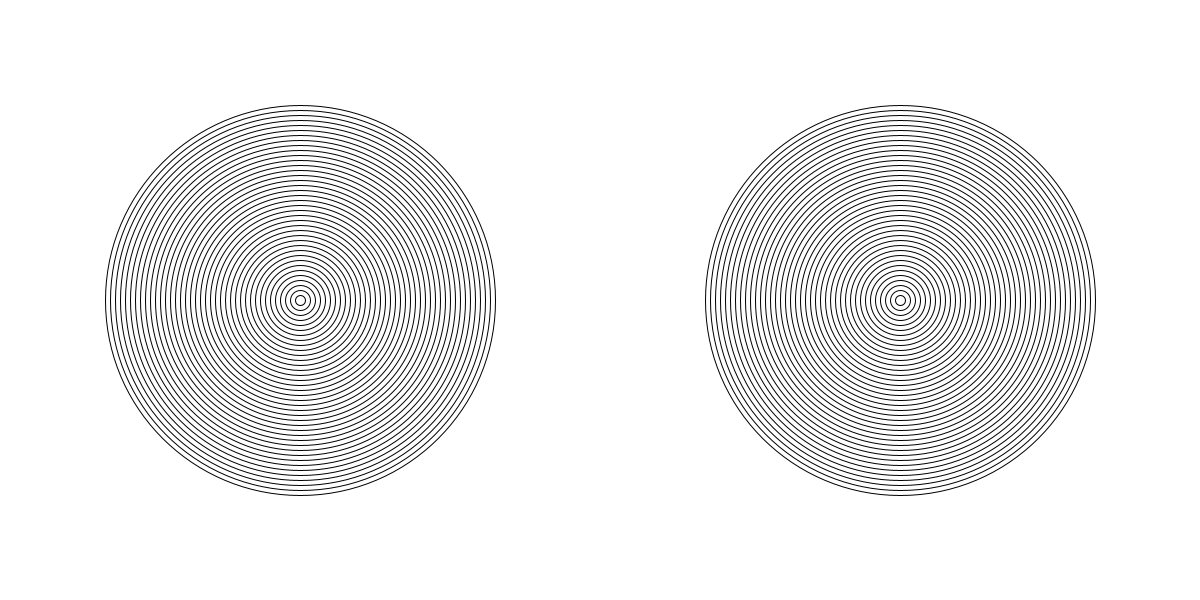
Frame 1 (no input)
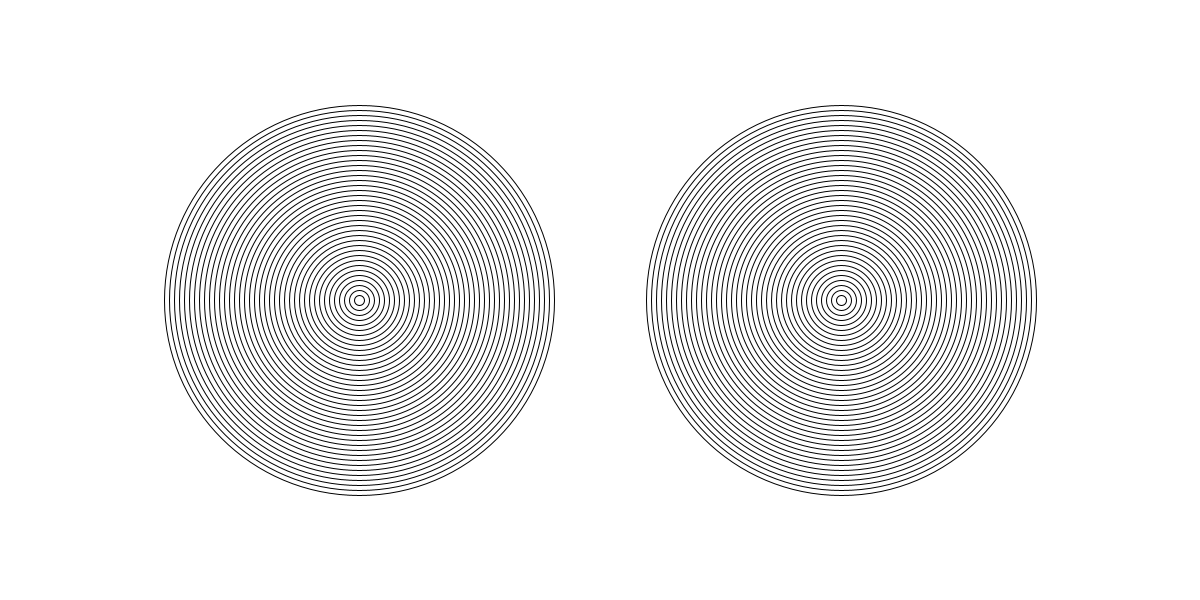
Frame 60 (the mouse pressed at the canvas centre just before this capture)
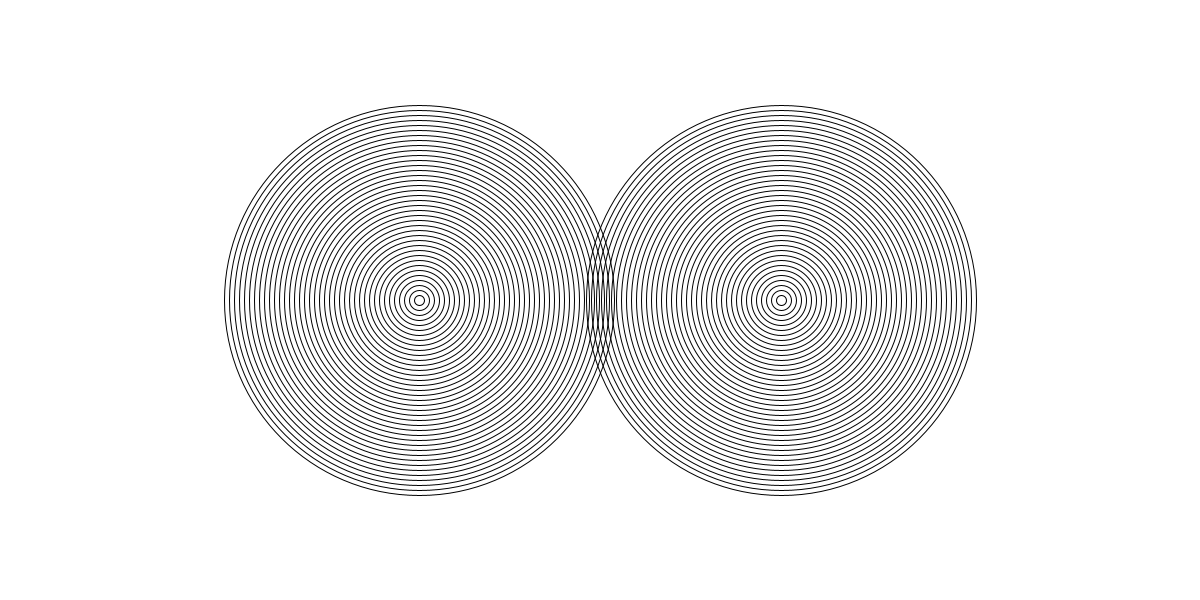
Frame 120 (the mouse held since frame 60 and released just before this capture)

The Processing sketch that drew these frames (run headless with seeded random() and noise(); from frame 60 on, the mouse is pressed at the canvas centre):

// Processing sketch: Amazing_Rings
// ── Amazing_Rings.pde
int x1 = 300;
int x2 = 900;
int move = 1;
void setup() {
  size(1200, 600);
}

void draw() {
  background(255, 255, 255, 255);
  if (x1 > 1000 || x1 < 200){
    move *= -1;
  }
    for (int i = 0; i < 400; i = i+10) {
      ellipse(x1, 300, i, i);
      noFill();
      
    }
    for (int i = 0; i < 400; i = i+10) {
      ellipse(x2, 300, i, i);
      noFill();
      
    }
    
    x1 = x1 + move;
    x2 = x2 - move;
    //delay(20);
    
    
    
  
}
